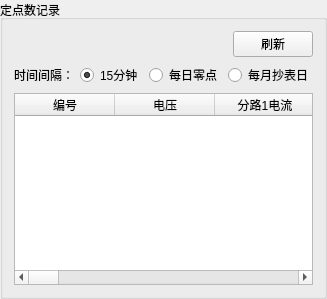
                      <widget class="QGroupBox" name="groupBox_8">
                       <property name="title">
                        <string>定点数记录</string>
                       </property>
                       <layout class="QVBoxLayout" name="verticalLayout_21">
                        <item>
                         <layout class="QHBoxLayout" name="horizontalLayout_45">
                          <item>
                           <spacer name="horizontalSpacer_17">
                            <property name="orientation">
                             <enum>Qt::Horizontal</enum>
                            </property>
                            <property name="sizeHint" stdset="0">
                             <size>
                              <width>40</width>
                              <height>20</height>
                             </size>
                            </property>
                           </spacer>
                          </item>
                          <item>
                           <widget class="QPushButton" name="pushButton_15">
                            <property name="minimumSize">
                             <size>
                              <width>80</width>
                              <height>0</height>
                             </size>
                            </property>
                            <property name="text">
                             <string>刷新</string>
                            </property>
                            <property name="icon">
                             <iconset resource="resource.qrc">
                              <normaloff>:/image/update.ico</normaloff>:/image/update.ico</iconset>
                            </property>
                           </widget>
                          </item>
                         </layout>
                        </item>
                        <item>
                         <layout class="QVBoxLayout" name="verticalLayout_10">
                          <item>
                           <layout class="QHBoxLayout" name="horizontalLayout_39">
                            <item>
                             <widget class="QLabel" name="label_64">
                              <property name="text">
                               <string>时间间隔：</string>
                              </property>
                              <property name="alignment">
                               <set>Qt::AlignLeading|Qt::AlignLeft|Qt::AlignVCenter</set>
                              </property>
                             </widget>
                            </item>
                            <item>
                             <widget class="QRadioButton" name="radioButton">
                              <property name="text">
                               <string>15分钟</string>
                              </property>
                              <property name="checked">
                               <bool>true</bool>
                              </property>
                             </widget>
                            </item>
                            <item>
                             <widget class="QRadioButton" name="radioButton_2">
                              <property name="text">
                               <string>每日零点</string>
                              </property>
                             </widget>
                            </item>
                            <item>
                             <widget class="QRadioButton" name="radioButton_3">
                              <property name="text">
                               <string>每月抄表日</string>
                              </property>
                             </widget>
                            </item>
                           </layout>
                          </item>
                          <item>
                           <widget class="QTableWidget" name="tableWidget_4">
                            <property name="enabled">
                             <bool>true</bool>
                            </property>
                            <column>
                             <property name="text">
                              <string>编号</string>
                             </property>
                            </column>
                            <column>
                             <property name="text">
                              <string>电压</string>
                             </property>
                            </column>
                            <column>
                             <property name="text">
                              <string>分路1电流</string>
                             </property>
                            </column>
                            <column>
                             <property name="text">
                              <string>分路2电流</string>
                             </property>
                            </column>
                            <column>
                             <property name="text">
                              <string>分路3电流</string>
                             </property>
                            </column>
                            <column>
                             <property name="text">
                              <string>分路4电流</string>
                             </property>
                            </column>
                            <column>
                             <property name="text">
                              <string>分路5电流</string>
                             </property>
                            </column>
                            <column>
                             <property name="text">
                              <string>分路1功率</string>
                             </property>
                            </column>
                            <column>
                             <property name="text">
                              <string>分路2功率</string>
                             </property>
                            </column>
                            <column>
                             <property name="text">
                              <string>分路3功率</string>
                             </property>
                            </column>
                            <column>
                             <property name="text">
                              <string>分路4功率</string>
                             </property>
                            </column>
                            <column>
                             <property name="text">
                              <string>分路5功率</string>
                             </property>
                            </column>
                            <column>
                             <property name="text">
                              <string>分路1电能</string>
                             </property>
                            </column>
                            <column>
                             <property name="text">
                              <string>分路2电能</string>
                             </property>
                            </column>
                            <column>
                             <property name="text">
                              <string>分路3电能</string>
                             </property>
                            </column>
                            <column>
                             <property name="text">
                              <string>分路4电能</string>
                             </property>
                            </column>
                            <column>
                             <property name="text">
                              <string>分路5电能</string>
                             </property>
                            </column>
                            <column>
                             <property name="text">
                              <string>时间</string>
                             </property>
                            </column>
                           </widget>
                          </item>
                         </layout>
                        </item>
                       </layout>
                      </widget>
